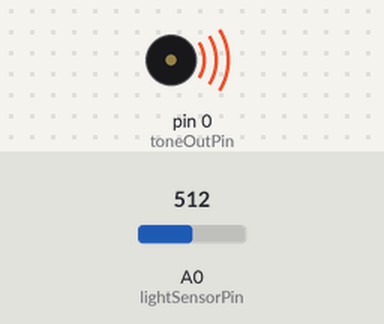
Simulated run of this sketch. Board: Arduino Uno, built with avr-gcc and run on an emulated ATmega328P. Shown: buzzer (waves = sounding). Inputs (shaded band) come from the test bench; at power-on: A0 (lightSensorPin) = 512.

Above: at 0.15 s.
Timing chart, 0 to 1.6 s (numbered marks = the images above):
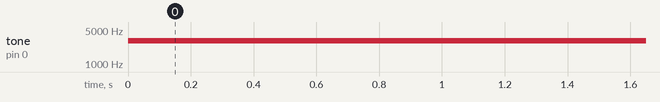

The sketch:

FaKeBoard_SourceCode.ino
```cpp
// FA.KE. Board
// by SeungBum Kim <picxenk@gmail.com>

boolean debugOn = false;

int lightSensorPin = A0;
int toneOutPin = 0;

int lightValue;
int highestLightValue = 100;
int lowestLightValue = 100;

int note;
int noteDuration = 100;
int noteDelay = 20;


void setup() {
  if (debugOn) {
    Serial.begin(9600);
  }
}

/**********  MAIN CODE : READ ME FIRST **********/
void loop() {
  lightValue = read_light_value_from(lightSensorPin);

  note = make_note_from(lightValue);

  play_tone(note);

  check_value_for_debugging(debugOn);
}


/**********  DETAILS BELOW **********/
int read_light_value_from(int pin) {
  return analogRead(pin);
}

int make_note_from(int value) {
  int halfValue = (lowestLightValue + highestLightValue) / 2;
  if (value > highestLightValue) {
    highestLightValue = value;
  }
  if (value < lowestLightValue) {
    lowestLightValue = value;
  }

  if (value > halfValue) {
    return map(value, halfValue, highestLightValue, 0, 3000);
  } else {
    return 0;
  }
}

void play_tone(int value) {
  tone(toneOutPin, value, noteDuration);
  delay(noteDelay);
  noTone(toneOutPin);
}

void check_value_for_debugging(boolean debugOn) {
  if (debugOn) {
    Serial.print("light = " );
    Serial.print(lightValue);
    Serial.print("\t note = ");
    Serial.println(note);
  }
}
```

Measured:
- by itself, tone on pin 0 (toneOutPin): silent → 3000 Hz at 0.00 s
